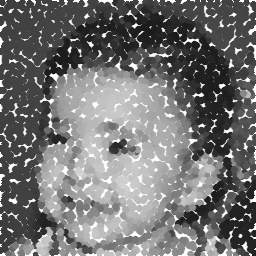
//> input picture exemplos/pontos.jpg, 256 x 256 px
$ ./cannypoints pontos.jpg   (built with g++ and OpenCV 4)
//> lines starting //> are read from the running program, lines starting //| are printed output that depends on the picture
#include <iostream>
#include <opencv2/opencv.hpp>
#include <fstream>
#include <iomanip>
#include <vector>
#include <algorithm>
#include <numeric>
#include <ctime>
#include <cstdlib>

using namespace std;
using namespace cv;

#define STEP 5
#define JITTER 3
#define RAIO 3

int main(int argc, char** argv){
  vector<int> yrange;
  vector<int> xrange;

  Mat image, frame, points;

  int width, height, gray;
  int x, y;

  image= imread(argv[1],CV_LOAD_IMAGE_GRAYSCALE);
//> image is the input picture: 256 rows x 256 cols, CV_8UC1; min 22, max 255, mean 115.5

  srand(time(0));

  if(!image.data){
	cout << "nao abriu" << argv[1] << endl;
    cout << argv[0] << " imagem.jpg";
    exit(0);
  }

  width=image.size().width;
//> width = 256
  height=image.size().height;
//> height = 256

  xrange.resize(height/STEP);
//> xrange = 51 values from 0 to 0
  yrange.resize(width/STEP);
//> yrange = 51 values from 0 to 0

  iota(xrange.begin(), xrange.end(), 0);
//> xrange = 51 values from 0 to 50
  iota(yrange.begin(), yrange.end(), 0);
//> yrange = 51 values from 0 to 50

  for(uint i=0; i<xrange.size(); i++){
    xrange[i]= xrange[i]*STEP+STEP/2;
  }

  for(uint i=0; i<yrange.size(); i++){
    yrange[i]= yrange[i]*STEP+STEP/2;
  }

  points = Mat(height, width, CV_8U, Scalar(255));

  random_shuffle(xrange.begin(), xrange.end());

  for(auto i : xrange){
    random_shuffle(yrange.begin(), yrange.end());
    for(auto j : yrange){
      x = i+rand()%(2*JITTER)-JITTER+1;
      y = j+rand()%(2*JITTER)-JITTER+1;
      gray = image.at<uchar>(x,y);
      circle(points,
             cv::Point(y,x),
             RAIO,
             CV_RGB(gray,gray,gray),
             -1,
             CV_AA);
    }
  }
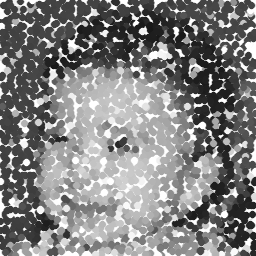
//> points: 256 rows x 256 cols, CV_8UC1; min 23, max 255, mean 130.9
  imshow("pontos.jpg", points);

  // Todo o codigo acima foi retirado do algoritmo pontilhismo.cpp
  Mat canny_image;
  int raio;
  int min,max;
  String Etapas[5] = {"Canny - 0","Canny - 1","Canny - 2","Canny - 3","Canny - 4"};
  String Pontos[5] = {"Points - 0","Points - 1","Points - 2","Points - 3","Points - 4"};
  Mat canny_vectors[5];
  Mat Pontos_passo[5];
  int n_passo = 5;
  for(int i=0; i<n_passo; i++){
     raio = 5-i;
     min = 10*i;
     max = 2*min;
	 Canny(image, canny_image, min, max);
     for(int j=0; j<height; j++ ){
        for(int k=0; k<width; k++){
           if(canny_image.at<uchar>(j,k)>0){
              gray = image.at<uchar>(j,k);
              circle(points, cv::Point(k,j), raio, CV_RGB(gray, gray, gray), -1, CV_AA);

           }
        }
     }
     canny_vectors[i] = canny_image.clone();
     Pontos_passo[i] = points.clone();
     imshow(Pontos[i],Pontos_passo[i]);
     imshow(Etapas[i],canny_vectors[i]);
  }
//> this loop made 5 passes
//> gray on passes 1 to 5: 35, 255, 255, 255, 255
//> pass 1, `Canny(image, canny_image, min, max);`:
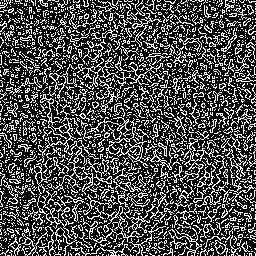
//> canny_image: 256 rows x 256 cols, CV_8UC1; 29.6% white in thin lines or dots
//> pass 1, `imshow(Pontos[i],Pontos_passo[i]);`:
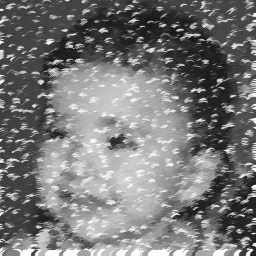
//> window 'Points - 0': 256 rows x 256 cols, CV_8UC1; min 23, max 255, mean 120
//> pass 2, `Canny(image, canny_image, min, max);`:
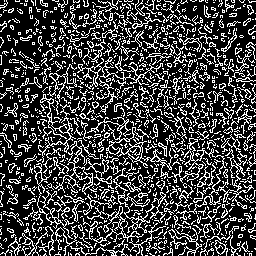
//> canny_image: 256 rows x 256 cols, CV_8UC1; 25.8% white in thin lines or dots
//> pass 2, `imshow(Pontos[i],Pontos_passo[i]);`:
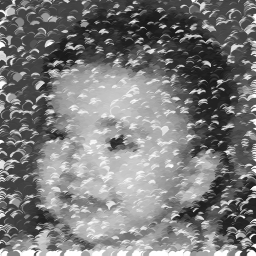
//> window 'Points - 1': 256 rows x 256 cols, CV_8UC1; min 23, max 255, mean 122.8
//> after the loop:
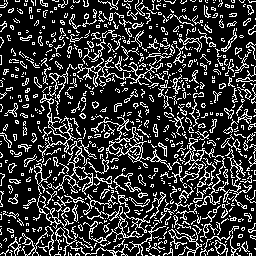
//> canny_image: 256 rows x 256 cols, CV_8UC1; 21% white in thin lines or dots
//> after the loop:
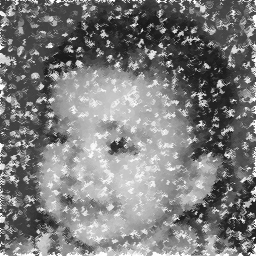
//> points: 256 rows x 256 cols, CV_8UC1; min 23, max 255, mean 124.2
//> after the loop, gray = 255


  waitKey(0);
  return 0;
}

$ run again, with exemplos/09_pontilhismo_filtro2.jpg copied over exemplos/pontos.jpg
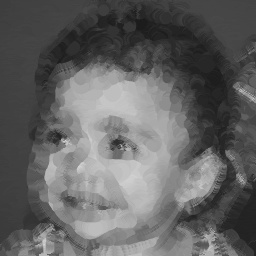
//> input picture exemplos/09_pontilhismo_filtro2.jpg, 256 x 256 px
//> image is the input picture: 256 rows x 256 cols, CV_8UC1; min 23, max 215, mean 98.9
//> the loop `for(int i=0; i<n_passo; i++)` made 5 passes
//> pass 1, `Canny(image, canny_image, min, max);`:
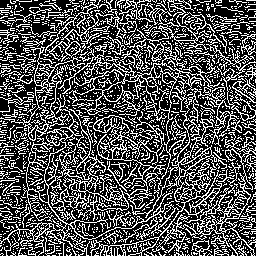
//> canny_image: 256 rows x 256 cols, CV_8UC1; 32.6% white in thin lines or dots
//> after the loop `for(int i=0; i<n_passo; i++)`:
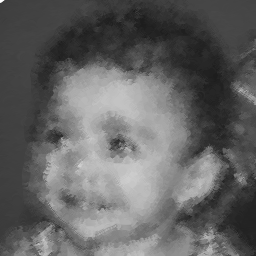
//> points: 256 rows x 256 cols, CV_8UC1; min 28, max 255, mean 99.1
//> after the loop `for(int i=0; i<n_passo; i++)`: gray = 36

$ run again, with exemplos/blend1.jpg copied over exemplos/pontos.jpg
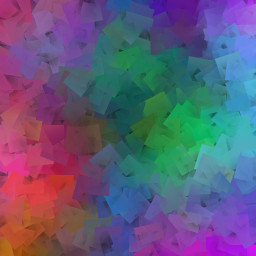
//> input picture exemplos/blend1.jpg, 256 x 256 px
//> the loop `for(int i=0; i<n_passo; i++)` made 5 passes
//> gray on passes 1 to 5: 98, 93, 93, 93, 93
//> pass 1, `Canny(image, canny_image, min, max);`:
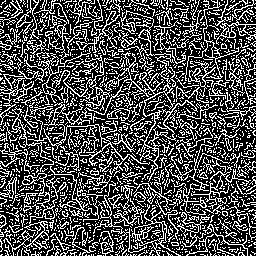
//> canny_image: 256 rows x 256 cols, CV_8UC1; 31% white in thin lines or dots
//> after the loop `for(int i=0; i<n_passo; i++)`:
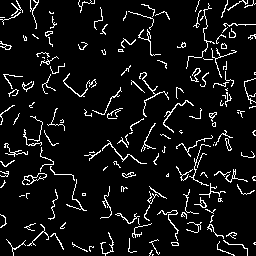
//> canny_image: 256 rows x 256 cols, CV_8UC1; 7.3% white in thin lines or dots
//> after the loop `for(int i=0; i<n_passo; i++)`: gray = 93

$ run again, with exemplos/blend2.jpg copied over exemplos/pontos.jpg
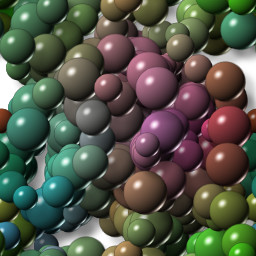
//> input picture exemplos/blend2.jpg, 256 x 256 px
//> after the loop `for(int i=0; i<n_passo; i++)`:
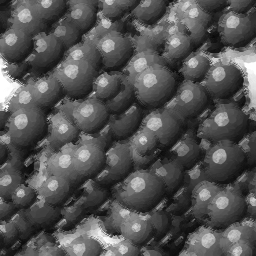
//> points: 256 rows x 256 cols, CV_8UC1; min 9, max 255, mean 84
//> after the loop `for(int i=0; i<n_passo; i++)`: gray = 27
